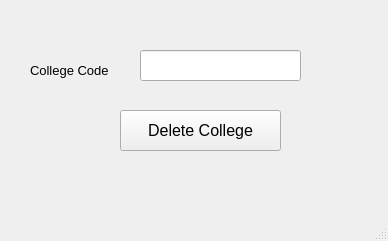
<?xml version="1.0" encoding="UTF-8"?>
<ui version="4.0">
 <class>deleteCollegeWindow</class>
 <widget class="QMainWindow" name="deleteCollegeWindow">
  <property name="geometry">
   <rect>
    <x>0</x>
    <y>0</y>
    <width>388</width>
    <height>241</height>
   </rect>
  </property>
  <property name="windowTitle">
   <string>Delete College</string>
  </property>
  <widget class="QWidget" name="centralwidget">
   <widget class="QPushButton" name="deleteCollegeSubmit">
    <property name="geometry">
     <rect>
      <x>120</x>
      <y>110</y>
      <width>161</width>
      <height>41</height>
     </rect>
    </property>
    <property name="font">
     <font>
      <pointsize>12</pointsize>
     </font>
    </property>
    <property name="text">
     <string>Delete College</string>
    </property>
   </widget>
   <widget class="QLineEdit" name="collegeDelete">
    <property name="geometry">
     <rect>
      <x>140</x>
      <y>50</y>
      <width>161</width>
      <height>31</height>
     </rect>
    </property>
    <property name="font">
     <font>
      <pointsize>10</pointsize>
     </font>
    </property>
   </widget>
   <widget class="QLabel" name="label">
    <property name="geometry">
     <rect>
      <x>30</x>
      <y>60</y>
      <width>101</width>
      <height>21</height>
     </rect>
    </property>
    <property name="font">
     <font>
      <pointsize>10</pointsize>
     </font>
    </property>
    <property name="text">
     <string>College Code</string>
    </property>
   </widget>
  </widget>
  <widget class="QMenuBar" name="menubar">
   <property name="geometry">
    <rect>
     <x>0</x>
     <y>0</y>
     <width>388</width>
     <height>26</height>
    </rect>
   </property>
  </widget>
  <widget class="QStatusBar" name="statusbar"/>
 </widget>
 <resources/>
 <connections/>
</ui>
